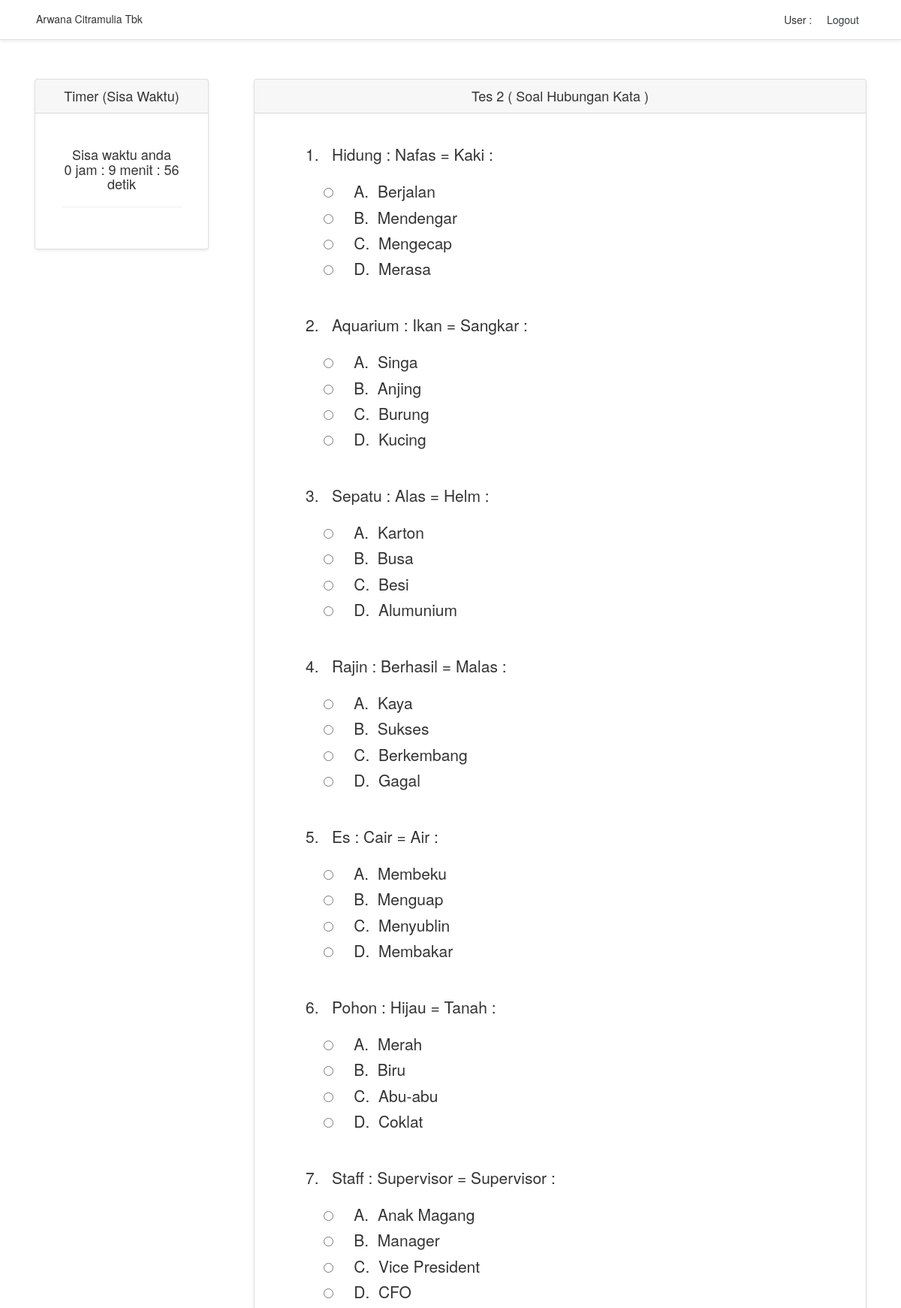
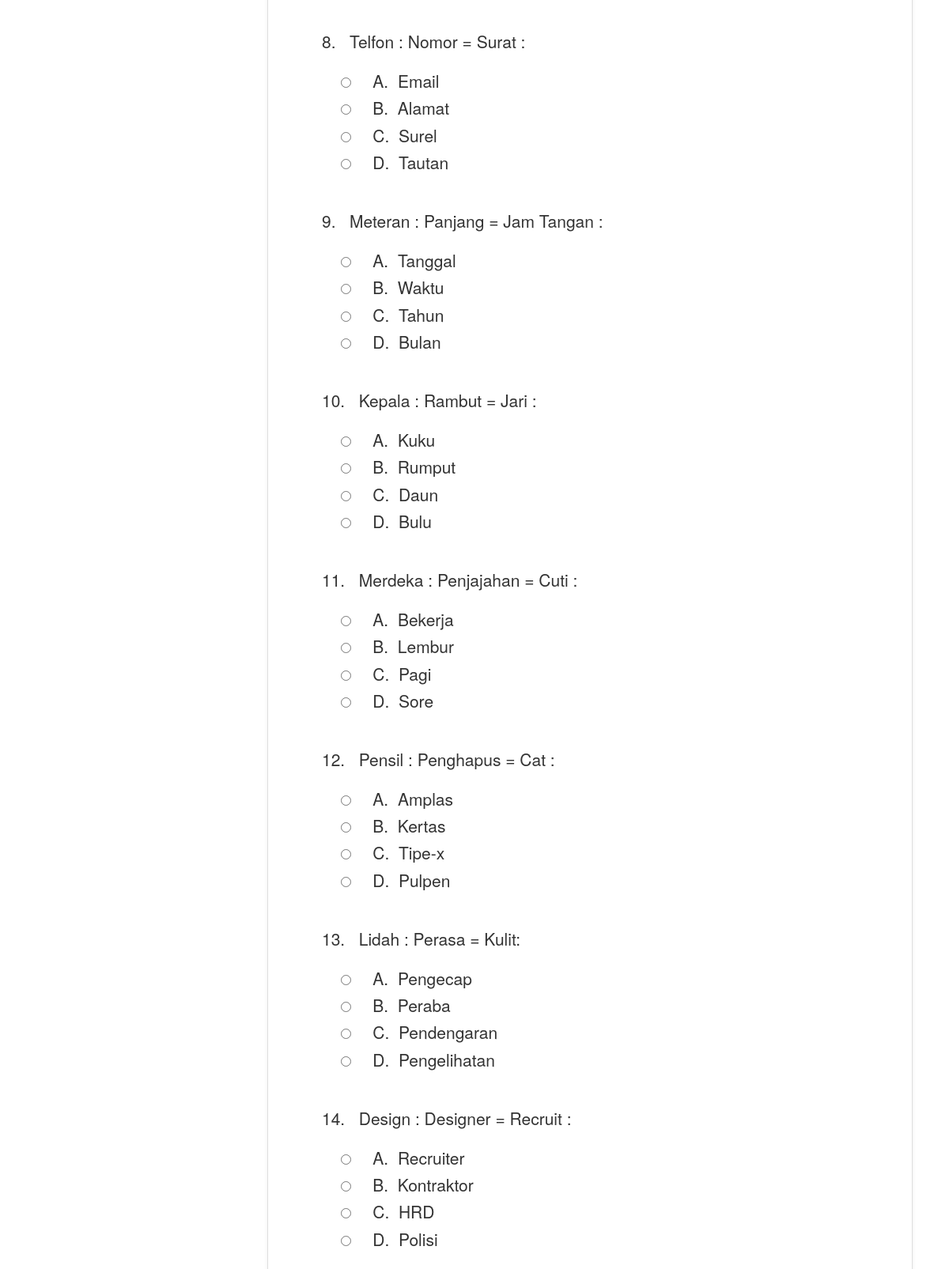
The app's page /pricing/soal2.php (signed in, upper part) with its own data (2 pictures, top to bottom).
### tables this page shows
CREATE TABLE IF NOT EXISTS `soal2` (
  `id` int(11) NOT NULL auto_increment,
  `soal` text NOT NULL,
  `pilihan_a` text NOT NULL,
  `pilihan_b` text NOT NULL,
  `pilihan_c` text NOT NULL,
  `pilihan_d` text NOT NULL,
  `jawaban` varchar(255) NOT NULL,
  PRIMARY KEY  (`id`)
);

### pricing/soal2.php (the view, shortened to what this page needs)
<?php include 'templates/header.php'; ?>
<?php include 'templates/navbar.php'; ?>
  <div class="card-deck  px-3 py-3 pt-md-5 pb-md-4 mx-auto">
     <div class="col-md-3">
       <div class="card mb-4 shadow-sm">
        <div class="card-header">
          <h4 class="my-0 font-weight-normal text-center">Timer (Sisa Waktu)</h4>
        </div>
        <div class="card-body">
          <div class="panel-body">
            <div class="text-center">
              <div id='timer'></div>
            </div>
          </div>
        </div>
      </div>
    </div>
    <div class="col-md-9">
      <div class="card mb-4 shadow-sm">
        <div class="card-header">
          <h4 class="my-0 font-weight-normal text-center">Tes 2 ( Soal Hubungan Kata )</h4>
        </div>
        <div class="card-body">
          <form action="simpan-soal2.php" id="frmSoal" method='POST' >
            <?php
              $query = "SELECT * FROM soal2 order by id ASC";
              $hasil = mysqli_query($connect, $query);
              $nomor = 1;
              while($row = mysqli_fetch_array($hasil)){
              $id        = $row["id"];
              $soal      = $row["soal"];
              $pilihan_a = $row["pilihan_a"];
              $pilihan_b = $row["pilihan_b"];
              $pilihan_c = $row["pilihan_c"];
              $pilihan_d = $row["pilihan_d"];
            ?>
            <div class="row">
              <div class="col-md-12 ml-5">
                <table>
                  <tr>
                    <td class="align-text-top">
                      <h1 class="lead"><?php echo $nomor; ?>. &nbsp;&nbsp;</h1>
                    </td>
                    <td>
                      <h1 class="lead"><?php echo $soal; ?></h1>
                    </td>
                  </tr>
                </table>
                  <tr>
                  <div class="ml-4">
                    <label>
                      <input type="radio" name="pilihan[<?php echo $id;?>]" value="A" class="icek">
                      <span class="label-text lead">&nbsp;&nbsp;&nbsp;&nbsp;A. &nbsp;<?php echo $pilihan_a; ?></span>
                    </label>
                  </div>
                  </tr>
                  <tr>
                  <div class="ml-4">
                    <label>
                      <input type="radio" name="pilihan[<?php echo $id;?>]" value="B" class="icek">
                      <span class="label-text lead">&nbsp;&nbsp;&nbsp;&nbsp;B. &nbsp;<?php echo $pilihan_b; ?></span>
                    </label>
                  </div>
                  </tr>
                  <tr>
                  <div class="ml-4">
                    <label>
                      <input type="radio" name="pilihan[<?php echo $id;?>]" value="C" class="icek">
                      <span class="label-text lead">&nbsp;&nbsp;&nbsp;&nbsp;C. &nbsp;<?php echo $pilihan_c; ?></span>
                    </label>
                  </div>
                  </tr>
                  <tr>
                  <div class="ml-4">
                    <label>
                      <input type="radio" name="pilihan[<?php echo $id;?>]" value="D" class="icek">
                      <span class="label-text lead">&nbsp;&nbsp;&nbsp;&nbsp;D. &nbsp;<?php echo $pilihan_d; ?></span>
                    </label>
                  </div>
                  </tr>
              </div>
            </div></br>
             <?php
             $nomor++;
             }
             ?>
          </form>
        </div>
      </div>
    </div>
  </div>
</body>
</html>

### records on screen
soal2: soal "Hidung : Nafas = Kaki :", pilihan_a "Berjalan", pilihan_b "Mendengar", pilihan_c "Mengecap", pilihan_d "Merasa"
soal2: soal "Aquarium : Ikan = Sangkar :", pilihan_a "Singa", pilihan_b "Anjing", pilihan_c "Burung", pilihan_d "Kucing"
soal2: soal "Sepatu : Alas = Helm :", pilihan_a "Karton", pilihan_b "Busa", pilihan_c "Besi", pilihan_d "Alumunium"
soal2: soal "Rajin : Berhasil = Malas :", pilihan_a "Kaya", pilihan_b "Sukses", pilihan_c "Berkembang", pilihan_d "Gagal"
soal2: soal "Es : Cair = Air :", pilihan_a "Membeku", pilihan_b "Menguap", pilihan_c "Menyublin", pilihan_d "Membakar"
soal2: soal "Pohon : Hijau = Tanah :", pilihan_a "Merah", pilihan_b "Biru", pilihan_c "Abu-abu", pilihan_d "Coklat"
soal2: soal "Staff : Supervisor = Supervisor :", pilihan_a "Anak Magang", pilihan_b "Manager", pilihan_c "Vice President", pilihan_d "CFO"
soal2: soal "Telfon : Nomor = Surat :", pilihan_a "Email", pilihan_b "Alamat", pilihan_c "Surel", pilihan_d "Tautan"
soal2: soal "Meteran : Panjang = Jam Tangan :", pilihan_a "Tanggal", pilihan_b "Waktu", pilihan_c "Tahun", pilihan_d "Bulan"
soal2: soal "Kepala : Rambut = Jari :", pilihan_a "Kuku", pilihan_b "Rumput", pilihan_c "Daun", pilihan_d "Bulu"
soal2: soal "Merdeka : Penjajahan = Cuti :", pilihan_a "Bekerja", pilihan_b "Lembur", pilihan_c "Pagi", pilihan_d "Sore"
soal2: soal "Pensil : Penghapus = Cat :", pilihan_a "Amplas", pilihan_b "Kertas", pilihan_c "Tipe-x", pilihan_d "Pulpen"
soal2: soal "Lidah : Perasa = Kulit:", pilihan_a "Pengecap", pilihan_b "Peraba", pilihan_c "Pendengaran", pilihan_d "Pengelihatan"
soal2: soal "Design : Designer = Recruit :", pilihan_a "Recruiter", pilihan_b "Kontraktor", pilihan_c "HRD", pilihan_d "Polisi"
